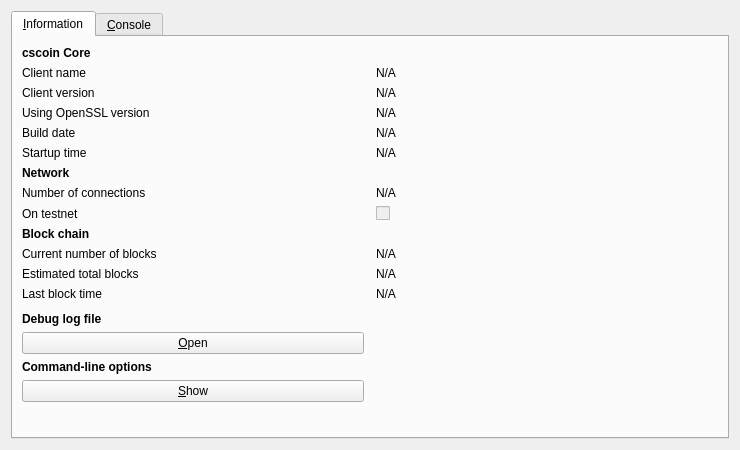
<?xml version="1.0" encoding="UTF-8"?>
<ui version="4.0">
 <class>RPCConsole</class>
 <widget class="QDialog" name="RPCConsole">
  <property name="geometry">
   <rect>
    <x>0</x>
    <y>0</y>
    <width>740</width>
    <height>450</height>
   </rect>
  </property>
  <property name="windowTitle">
   <string>cscoin - Debug window</string>
  </property>
  <layout class="QVBoxLayout" name="verticalLayout_2">
   <item>
    <widget class="QTabWidget" name="tabWidget">
     <property name="currentIndex">
      <number>0</number>
     </property>
     <widget class="QWidget" name="tab_info">
      <attribute name="title">
       <string>&amp;Information</string>
      </attribute>
      <layout class="QGridLayout" name="gridLayout" columnstretch="0,0">
       <property name="horizontalSpacing">
        <number>12</number>
       </property>
       <item row="14" column="0">
        <widget class="QLabel" name="labelDebugLogfile">
         <property name="font">
          <font>
           <weight>75</weight>
           <bold>true</bold>
          </font>
         </property>
         <property name="text">
          <string>Debug log file</string>
         </property>
        </widget>
       </item>
       <item row="5" column="0">
        <widget class="QLabel" name="label_13">
         <property name="text">
          <string>Startup time</string>
         </property>
        </widget>
       </item>
       <item row="6" column="0">
        <widget class="QLabel" name="label_11">
         <property name="font">
          <font>
           <weight>75</weight>
           <bold>true</bold>
          </font>
         </property>
         <property name="text">
          <string>Network</string>
         </property>
        </widget>
       </item>
       <item row="5" column="1">
        <widget class="QLabel" name="startupTime">
         <property name="cursor">
          <cursorShape>IBeamCursor</cursorShape>
         </property>
         <property name="text">
          <string>N/A</string>
         </property>
         <property name="textFormat">
          <enum>Qt::PlainText</enum>
         </property>
         <property name="textInteractionFlags">
          <set>Qt::LinksAccessibleByMouse|Qt::TextSelectableByKeyboard|Qt::TextSelectableByMouse</set>
         </property>
        </widget>
       </item>
       <item row="8" column="1">
        <widget class="QCheckBox" name="isTestNet">
         <property name="enabled">
          <bool>false</bool>
         </property>
         <property name="text">
          <string/>
         </property>
        </widget>
       </item>
       <item row="1" column="0">
        <widget class="QLabel" name="label_5">
         <property name="text">
          <string>Client name</string>
         </property>
        </widget>
       </item>
       <item row="10" column="1">
        <widget class="QLabel" name="numberOfBlocks">
         <property name="cursor">
          <cursorShape>IBeamCursor</cursorShape>
         </property>
         <property name="text">
          <string>N/A</string>
         </property>
         <property name="textFormat">
          <enum>Qt::PlainText</enum>
         </property>
         <property name="textInteractionFlags">
          <set>Qt::LinksAccessibleByMouse|Qt::TextSelectableByKeyboard|Qt::TextSelectableByMouse</set>
         </property>
        </widget>
       </item>
       <item row="4" column="0">
        <widget class="QLabel" name="label_12">
         <property name="text">
          <string>Build date</string>
         </property>
        </widget>
       </item>
       <item row="17" column="0">
        <widget class="QPushButton" name="showCLOptionsButton">
         <property name="toolTip">
          <string>Show the cscoin-Qt help message to get a list with possible cscoin command-line options.</string>
         </property>
         <property name="text">
          <string>&amp;Show</string>
         </property>
         <property name="autoDefault">
          <bool>false</bool>
         </property>
        </widget>
       </item>
       <item row="10" column="0">
        <widget class="QLabel" name="label_3">
         <property name="text">
          <string>Current number of blocks</string>
         </property>
        </widget>
       </item>
       <item row="12" column="1">
        <widget class="QLabel" name="lastBlockTime">
         <property name="cursor">
          <cursorShape>IBeamCursor</cursorShape>
         </property>
         <property name="text">
          <string>N/A</string>
         </property>
         <property name="textFormat">
          <enum>Qt::PlainText</enum>
         </property>
         <property name="textInteractionFlags">
          <set>Qt::LinksAccessibleByMouse|Qt::TextSelectableByKeyboard|Qt::TextSelectableByMouse</set>
         </property>
        </widget>
       </item>
       <item row="4" column="1">
        <widget class="QLabel" name="buildDate">
         <property name="cursor">
          <cursorShape>IBeamCursor</cursorShape>
         </property>
         <property name="text">
          <string>N/A</string>
         </property>
         <property name="textFormat">
          <enum>Qt::PlainText</enum>
         </property>
         <property name="textInteractionFlags">
          <set>Qt::LinksAccessibleByMouse|Qt::TextSelectableByKeyboard|Qt::TextSelectableByMouse</set>
         </property>
        </widget>
       </item>
       <item row="2" column="0">
        <widget class="QLabel" name="label_6">
         <property name="text">
          <string>Client version</string>
         </property>
        </widget>
       </item>
       <item row="8" column="0">
        <widget class="QLabel" name="label_8">
         <property name="text">
          <string>On testnet</string>
         </property>
        </widget>
       </item>
       <item row="2" column="1">
        <widget class="QLabel" name="clientVersion">
         <property name="cursor">
          <cursorShape>IBeamCursor</cursorShape>
         </property>
         <property name="text">
          <string>N/A</string>
         </property>
         <property name="textFormat">
          <enum>Qt::PlainText</enum>
         </property>
         <property name="textInteractionFlags">
          <set>Qt::LinksAccessibleByMouse|Qt::TextSelectableByKeyboard|Qt::TextSelectableByMouse</set>
         </property>
        </widget>
       </item>
       <item row="1" column="1">
        <widget class="QLabel" name="clientName">
         <property name="cursor">
          <cursorShape>IBeamCursor</cursorShape>
         </property>
         <property name="text">
          <string>N/A</string>
         </property>
         <property name="textFormat">
          <enum>Qt::PlainText</enum>
         </property>
         <property name="textInteractionFlags">
          <set>Qt::LinksAccessibleByMouse|Qt::TextSelectableByKeyboard|Qt::TextSelectableByMouse</set>
         </property>
        </widget>
       </item>
       <item row="12" column="0">
        <widget class="QLabel" name="label_2">
         <property name="text">
          <string>Last block time</string>
         </property>
        </widget>
       </item>
       <item row="18" column="0">
        <spacer name="verticalSpacer">
         <property name="orientation">
          <enum>Qt::Vertical</enum>
         </property>
         <property name="sizeHint" stdset="0">
          <size>
           <width>20</width>
           <height>40</height>
          </size>
         </property>
        </spacer>
       </item>
       <item row="7" column="0">
        <widget class="QLabel" name="label_7">
         <property name="text">
          <string>Number of connections</string>
         </property>
        </widget>
       </item>
       <item row="16" column="0">
        <widget class="QLabel" name="labelCLOptions">
         <property name="font">
          <font>
           <weight>75</weight>
           <bold>true</bold>
          </font>
         </property>
         <property name="text">
          <string>Command-line options</string>
         </property>
        </widget>
       </item>
       <item row="11" column="1">
        <widget class="QLabel" name="totalBlocks">
         <property name="cursor">
          <cursorShape>IBeamCursor</cursorShape>
         </property>
         <property name="text">
          <string>N/A</string>
         </property>
         <property name="textFormat">
          <enum>Qt::PlainText</enum>
         </property>
         <property name="textInteractionFlags">
          <set>Qt::LinksAccessibleByMouse|Qt::TextSelectableByKeyboard|Qt::TextSelectableByMouse</set>
         </property>
        </widget>
       </item>
       <item row="7" column="1">
        <widget class="QLabel" name="numberOfConnections">
         <property name="cursor">
          <cursorShape>IBeamCursor</cursorShape>
         </property>
         <property name="text">
          <string>N/A</string>
         </property>
         <property name="textFormat">
          <enum>Qt::PlainText</enum>
         </property>
         <property name="textInteractionFlags">
          <set>Qt::LinksAccessibleByMouse|Qt::TextSelectableByKeyboard|Qt::TextSelectableByMouse</set>
         </property>
        </widget>
       </item>
       <item row="3" column="1">
        <widget class="QLabel" name="openSSLVersion">
         <property name="cursor">
          <cursorShape>IBeamCursor</cursorShape>
         </property>
         <property name="text">
          <string>N/A</string>
         </property>
         <property name="textFormat">
          <enum>Qt::PlainText</enum>
         </property>
         <property name="textInteractionFlags">
          <set>Qt::LinksAccessibleByMouse|Qt::TextSelectableByKeyboard|Qt::TextSelectableByMouse</set>
         </property>
        </widget>
       </item>
       <item row="9" column="0">
        <widget class="QLabel" name="label_10">
         <property name="font">
          <font>
           <weight>75</weight>
           <bold>true</bold>
          </font>
         </property>
         <property name="text">
          <string>Block chain</string>
         </property>
        </widget>
       </item>
       <item row="0" column="0">
        <widget class="QLabel" name="label_9">
         <property name="font">
          <font>
           <weight>75</weight>
           <bold>true</bold>
          </font>
         </property>
         <property name="text">
          <string>cscoin Core</string>
         </property>
        </widget>
       </item>
       <item row="11" column="0">
        <widget class="QLabel" name="label_4">
         <property name="text">
          <string>Estimated total blocks</string>
         </property>
        </widget>
       </item>
       <item row="13" column="0">
        <spacer name="verticalSpacer_2">
         <property name="orientation">
          <enum>Qt::Vertical</enum>
         </property>
         <property name="sizeHint" stdset="0">
          <size>
           <width>20</width>
           <height>20</height>
          </size>
         </property>
        </spacer>
       </item>
       <item row="15" column="0">
        <widget class="QPushButton" name="openDebugLogfileButton">
         <property name="toolTip">
          <string>Open the cscoin debug log file from the current data directory. This can take a few seconds for large log files.</string>
         </property>
         <property name="text">
          <string>&amp;Open</string>
         </property>
         <property name="autoDefault">
          <bool>false</bool>
         </property>
        </widget>
       </item>
       <item row="3" column="0">
        <widget class="QLabel" name="label_14">
         <property name="text">
          <string>Using OpenSSL version</string>
         </property>
         <property name="indent">
          <number>-1</number>
         </property>
        </widget>
       </item>
      </layout>
     </widget>
     <widget class="QWidget" name="tab_console">
      <attribute name="title">
       <string>&amp;Console</string>
      </attribute>
      <layout class="QVBoxLayout" name="verticalLayout_3">
       <property name="spacing">
        <number>3</number>
       </property>
       <item>
        <widget class="QTextEdit" name="messagesWidget">
         <property name="minimumSize">
          <size>
           <width>0</width>
           <height>100</height>
          </size>
         </property>
         <property name="readOnly">
          <bool>true</bool>
         </property>
         <property name="tabKeyNavigation" stdset="0">
          <bool>false</bool>
         </property>
         <property name="columnCount" stdset="0">
          <number>2</number>
         </property>
        </widget>
       </item>
       <item>
        <layout class="QHBoxLayout" name="horizontalLayout">
         <property name="spacing">
          <number>3</number>
         </property>
         <item>
          <widget class="QLabel" name="label">
           <property name="text">
            <string notr="true">&gt;</string>
           </property>
          </widget>
         </item>
         <item>
          <widget class="QLineEdit" name="lineEdit"/>
         </item>
         <item>
          <widget class="QPushButton" name="clearButton">
           <property name="maximumSize">
            <size>
             <width>24</width>
             <height>24</height>
            </size>
           </property>
           <property name="toolTip">
            <string>Clear console</string>
           </property>
           <property name="text">
            <string/>
           </property>
           <property name="icon">
            <iconset resource="../bitcoin.qrc">
             <normaloff>:/icons/remove</normaloff>:/icons/remove</iconset>
           </property>
           <property name="shortcut">
            <string notr="true">Ctrl+L</string>
           </property>
           <property name="autoDefault">
            <bool>false</bool>
           </property>
          </widget>
         </item>
        </layout>
       </item>
      </layout>
     </widget>
    </widget>
   </item>
  </layout>
 </widget>
 <resources>
  <include location="../bitcoin.qrc"/>
 </resources>
 <connections/>
</ui>
